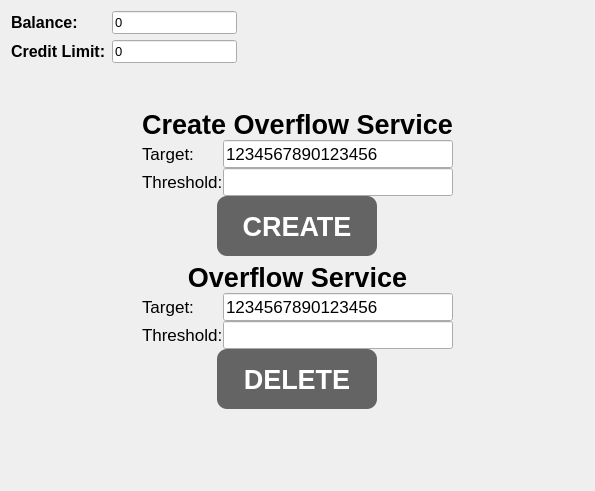
<?xml version="1.0" encoding="UTF-8"?>
<ui version="4.0">
 <class>OverflowService</class>
 <widget class="QWidget" name="OverflowService">
  <property name="geometry">
   <rect>
    <x>0</x>
    <y>0</y>
    <width>595</width>
    <height>491</height>
   </rect>
  </property>
  <property name="windowTitle">
   <string>Form</string>
  </property>
  <layout class="QVBoxLayout" name="verticalLayout_4">
   <item>
    <layout class="QHBoxLayout" name="horizontalLayout">
     <item>
      <layout class="QFormLayout" name="formLayout">
       <item row="0" column="0">
        <widget class="QLabel" name="balanceLabel">
         <property name="font">
          <font>
           <pointsize>12</pointsize>
           <bold>true</bold>
          </font>
         </property>
         <property name="text">
          <string>Balance:</string>
         </property>
         <property name="alignment">
          <set>Qt::AlignLeading|Qt::AlignLeft|Qt::AlignVCenter</set>
         </property>
        </widget>
       </item>
       <item row="0" column="1">
        <widget class="MoneyLineEdit" name="balanceLineEdit">
         <property name="sizePolicy">
          <sizepolicy hsizetype="Preferred" vsizetype="Fixed">
           <horstretch>0</horstretch>
           <verstretch>0</verstretch>
          </sizepolicy>
         </property>
         <property name="font">
          <font>
           <pointsize>10</pointsize>
           <kerning>true</kerning>
          </font>
         </property>
         <property name="text">
          <string>0</string>
         </property>
         <property name="readOnly">
          <bool>true</bool>
         </property>
        </widget>
       </item>
       <item row="1" column="0">
        <widget class="QLabel" name="creditLimitLabel">
         <property name="font">
          <font>
           <pointsize>12</pointsize>
           <bold>true</bold>
          </font>
         </property>
         <property name="text">
          <string>Credit Limit:</string>
         </property>
        </widget>
       </item>
       <item row="1" column="1">
        <widget class="MoneyLineEdit" name="creditLimitLineEdit">
         <property name="sizePolicy">
          <sizepolicy hsizetype="Preferred" vsizetype="Fixed">
           <horstretch>0</horstretch>
           <verstretch>0</verstretch>
          </sizepolicy>
         </property>
         <property name="font">
          <font>
           <pointsize>10</pointsize>
          </font>
         </property>
         <property name="text">
          <string>0</string>
         </property>
         <property name="maxLength">
          <number>32765</number>
         </property>
         <property name="readOnly">
          <bool>true</bool>
         </property>
        </widget>
       </item>
      </layout>
     </item>
     <item>
      <spacer name="horizontalSpacer">
       <property name="orientation">
        <enum>Qt::Horizontal</enum>
       </property>
       <property name="sizeHint" stdset="0">
        <size>
         <width>40</width>
         <height>20</height>
        </size>
       </property>
      </spacer>
     </item>
     <item alignment="Qt::AlignTop">
      <widget class="ClickableLabel" name="closeButton">
       <property name="maximumSize">
        <size>
         <width>32</width>
         <height>32</height>
        </size>
       </property>
       <property name="baseSize">
        <size>
         <width>32</width>
         <height>32</height>
        </size>
       </property>
       <property name="text">
        <string/>
       </property>
       <property name="pixmap">
        <pixmap>assets/images/close-button.png</pixmap>
       </property>
       <property name="scaledContents">
        <bool>true</bool>
       </property>
      </widget>
     </item>
    </layout>
   </item>
   <item>
    <layout class="QHBoxLayout" name="horizontalLayout_2">
     <item>
      <spacer name="horizontalSpacer_2">
       <property name="orientation">
        <enum>Qt::Horizontal</enum>
       </property>
       <property name="sizeHint" stdset="0">
        <size>
         <width>40</width>
         <height>20</height>
        </size>
       </property>
      </spacer>
     </item>
     <item>
      <layout class="QVBoxLayout" name="verticalLayout">
       <item>
        <widget class="QWidget" name="createOverflowServiceWidget" native="true">
         <layout class="QVBoxLayout" name="verticalLayout_2">
          <property name="spacing">
           <number>0</number>
          </property>
          <property name="leftMargin">
           <number>0</number>
          </property>
          <property name="topMargin">
           <number>0</number>
          </property>
          <property name="rightMargin">
           <number>0</number>
          </property>
          <property name="bottomMargin">
           <number>0</number>
          </property>
          <item>
           <spacer name="verticalSpacer_2">
            <property name="orientation">
             <enum>Qt::Vertical</enum>
            </property>
            <property name="sizeHint" stdset="0">
             <size>
              <width>20</width>
              <height>40</height>
             </size>
            </property>
           </spacer>
          </item>
          <item>
           <widget class="QLabel" name="createOverflowServiceLabel">
            <property name="font">
             <font>
              <pointsize>20</pointsize>
              <bold>true</bold>
             </font>
            </property>
            <property name="text">
             <string>Create Overflow Service</string>
            </property>
            <property name="alignment">
             <set>Qt::AlignCenter</set>
            </property>
           </widget>
          </item>
          <item>
           <layout class="QFormLayout" name="formLayout_3">
            <item row="0" column="0">
             <widget class="QLabel" name="targetLabel1">
              <property name="font">
               <font>
                <pointsize>13</pointsize>
               </font>
              </property>
              <property name="text">
               <string>Target:</string>
              </property>
             </widget>
            </item>
            <item row="0" column="1">
             <widget class="IntegerLineEdit" name="targetLineEdit1">
              <property name="minimumSize">
               <size>
                <width>155</width>
                <height>0</height>
               </size>
              </property>
              <property name="font">
               <font>
                <pointsize>13</pointsize>
               </font>
              </property>
              <property name="text">
               <string>1234567890123456</string>
              </property>
              <property name="maxLength">
               <number>16</number>
              </property>
             </widget>
            </item>
            <item row="1" column="0">
             <widget class="QLabel" name="thresholdLabel1">
              <property name="font">
               <font>
                <pointsize>13</pointsize>
               </font>
              </property>
              <property name="text">
               <string>Threshold:</string>
              </property>
             </widget>
            </item>
            <item row="1" column="1">
             <widget class="MoneyLineEdit" name="thresholdLineEdit1">
              <property name="sizePolicy">
               <sizepolicy hsizetype="Expanding" vsizetype="Fixed">
                <horstretch>0</horstretch>
                <verstretch>0</verstretch>
               </sizepolicy>
              </property>
              <property name="font">
               <font>
                <pointsize>13</pointsize>
               </font>
              </property>
              <property name="maxLength">
               <number>16</number>
              </property>
             </widget>
            </item>
           </layout>
          </item>
          <item alignment="Qt::AlignHCenter">
           <widget class="QPushButton" name="createButton">
            <property name="sizePolicy">
             <sizepolicy hsizetype="Fixed" vsizetype="Fixed">
              <horstretch>0</horstretch>
              <verstretch>0</verstretch>
             </sizepolicy>
            </property>
            <property name="minimumSize">
             <size>
              <width>160</width>
              <height>60</height>
             </size>
            </property>
            <property name="font">
             <font>
              <pointsize>20</pointsize>
              <bold>true</bold>
             </font>
            </property>
            <property name="styleSheet">
             <string notr="true">QPushButton {
	color: white;
	background-color: rgb(100, 100, 100);
	border-radius: 10px;
}

QPushButton:hover {
	background-color: rgb(50, 50, 50);
}</string>
            </property>
            <property name="text">
             <string>CREATE</string>
            </property>
           </widget>
          </item>
         </layout>
        </widget>
       </item>
       <item>
        <widget class="QWidget" name="deleteOverflowServiceWidget" native="true">
         <layout class="QVBoxLayout" name="verticalLayout_3">
          <property name="spacing">
           <number>0</number>
          </property>
          <property name="leftMargin">
           <number>0</number>
          </property>
          <property name="topMargin">
           <number>0</number>
          </property>
          <property name="rightMargin">
           <number>0</number>
          </property>
          <property name="bottomMargin">
           <number>0</number>
          </property>
          <item>
           <widget class="QLabel" name="overflowServiceLabel">
            <property name="font">
             <font>
              <pointsize>20</pointsize>
              <bold>true</bold>
             </font>
            </property>
            <property name="text">
             <string>Overflow Service</string>
            </property>
            <property name="alignment">
             <set>Qt::AlignCenter</set>
            </property>
           </widget>
          </item>
          <item>
           <layout class="QFormLayout" name="formLayout_4">
            <item row="0" column="0">
             <widget class="QLabel" name="targetLabel2">
              <property name="font">
               <font>
                <pointsize>13</pointsize>
               </font>
              </property>
              <property name="text">
               <string>Target:</string>
              </property>
             </widget>
            </item>
            <item row="0" column="1">
             <widget class="IntegerLineEdit" name="targetLineEdit2">
              <property name="minimumSize">
               <size>
                <width>155</width>
                <height>0</height>
               </size>
              </property>
              <property name="font">
               <font>
                <pointsize>13</pointsize>
               </font>
              </property>
              <property name="text">
               <string>1234567890123456</string>
              </property>
              <property name="maxLength">
               <number>16</number>
              </property>
              <property name="readOnly">
               <bool>true</bool>
              </property>
             </widget>
            </item>
            <item row="1" column="0">
             <widget class="QLabel" name="thresholdLabel2">
              <property name="font">
               <font>
                <pointsize>13</pointsize>
               </font>
              </property>
              <property name="text">
               <string>Threshold:</string>
              </property>
             </widget>
            </item>
            <item row="1" column="1">
             <widget class="MoneyLineEdit" name="thresholdLineEdit2">
              <property name="sizePolicy">
               <sizepolicy hsizetype="Expanding" vsizetype="Fixed">
                <horstretch>0</horstretch>
                <verstretch>0</verstretch>
               </sizepolicy>
              </property>
              <property name="font">
               <font>
                <pointsize>13</pointsize>
               </font>
              </property>
              <property name="maxLength">
               <number>16</number>
              </property>
              <property name="readOnly">
               <bool>true</bool>
              </property>
             </widget>
            </item>
           </layout>
          </item>
          <item alignment="Qt::AlignHCenter">
           <widget class="QPushButton" name="deleteButton">
            <property name="sizePolicy">
             <sizepolicy hsizetype="Fixed" vsizetype="Fixed">
              <horstretch>0</horstretch>
              <verstretch>0</verstretch>
             </sizepolicy>
            </property>
            <property name="minimumSize">
             <size>
              <width>160</width>
              <height>60</height>
             </size>
            </property>
            <property name="font">
             <font>
              <pointsize>20</pointsize>
              <bold>true</bold>
             </font>
            </property>
            <property name="styleSheet">
             <string notr="true">QPushButton {
	color: white;
	background-color: rgb(100, 100, 100);
	border-radius: 10px;
}

QPushButton:hover {
	background-color: rgb(50, 50, 50);
}</string>
            </property>
            <property name="text">
             <string>DELETE</string>
            </property>
           </widget>
          </item>
         </layout>
        </widget>
       </item>
       <item>
        <spacer name="verticalSpacer">
         <property name="orientation">
          <enum>Qt::Vertical</enum>
         </property>
         <property name="sizeHint" stdset="0">
          <size>
           <width>20</width>
           <height>40</height>
          </size>
         </property>
        </spacer>
       </item>
      </layout>
     </item>
     <item>
      <spacer name="horizontalSpacer_3">
       <property name="orientation">
        <enum>Qt::Horizontal</enum>
       </property>
       <property name="sizeHint" stdset="0">
        <size>
         <width>40</width>
         <height>20</height>
        </size>
       </property>
      </spacer>
     </item>
    </layout>
   </item>
  </layout>
 </widget>
 <customwidgets>
  <customwidget>
   <class>ClickableLabel</class>
   <extends>QLabel</extends>
   <header>ClickableLabel.h</header>
  </customwidget>
  <customwidget>
   <class>MoneyLineEdit</class>
   <extends>QLineEdit</extends>
   <header>MoneyLineEdit.h</header>
  </customwidget>
  <customwidget>
   <class>IntegerLineEdit</class>
   <extends>QLineEdit</extends>
   <header>IntegerLineEdit.h</header>
  </customwidget>
 </customwidgets>
 <resources/>
 <connections/>
</ui>
